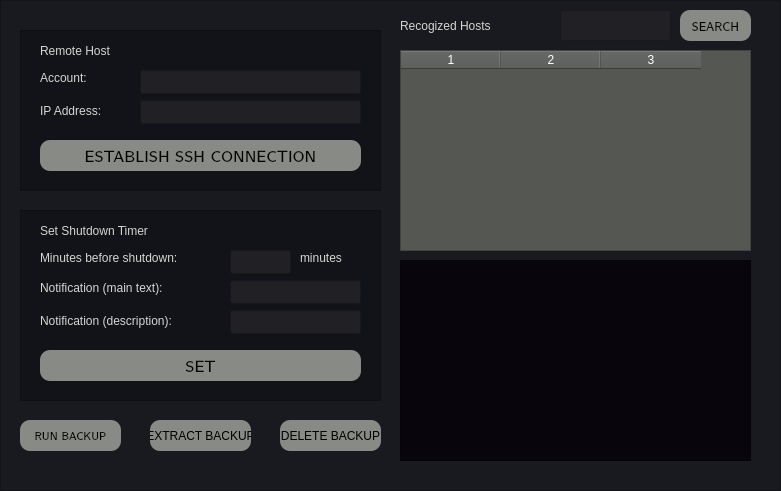
   <widget class="QFrame" name="remotetoolsFrame">
    <property name="geometry">
     <rect>
      <x>250</x>
      <y>90</y>
      <width>781</width>
      <height>491</height>
     </rect>
    </property>
    <property name="styleSheet">
     <string notr="true">background-color: #191a1f</string>
    </property>
    <property name="frameShape">
     <enum>QFrame::StyledPanel</enum>
    </property>
    <property name="frameShadow">
     <enum>QFrame::Raised</enum>
    </property>
    <widget class="QFrame" name="remoteShutdown">
     <property name="geometry">
      <rect>
       <x>20</x>
       <y>210</y>
       <width>361</width>
       <height>191</height>
      </rect>
     </property>
     <property name="styleSheet">
      <string notr="true">background-color: #121318</string>
     </property>
     <property name="frameShape">
      <enum>QFrame::StyledPanel</enum>
     </property>
     <property name="frameShadow">
      <enum>QFrame::Raised</enum>
     </property>
     <widget class="QLabel" name="remoteshutdownHeader">
      <property name="geometry">
       <rect>
        <x>20</x>
        <y>10</y>
        <width>211</width>
        <height>21</height>
       </rect>
      </property>
      <property name="styleSheet">
       <string notr="true">font: 16pt &quot;Latin Modern Sans&quot;;
color: rgb(211, 215, 207)</string>
      </property>
      <property name="text">
       <string>Set Shutdown Timer</string>
      </property>
     </widget>
     <widget class="QLabel" name="remoteminutesbsLabel">
      <property name="geometry">
       <rect>
        <x>20</x>
        <y>40</y>
        <width>191</width>
        <height>16</height>
       </rect>
      </property>
      <property name="styleSheet">
       <string notr="true">font: 12pt &quot;Latin Modern Sans&quot;;
color: rgb(211, 215, 207)</string>
      </property>
      <property name="text">
       <string>Minutes before shutdown: </string>
      </property>
     </widget>
     <widget class="QLabel" name="remotenotifmainLabel">
      <property name="geometry">
       <rect>
        <x>20</x>
        <y>70</y>
        <width>191</width>
        <height>16</height>
       </rect>
      </property>
      <property name="styleSheet">
       <string notr="true">font: 12pt &quot;Latin Modern Sans&quot;;
color: rgb(211, 215, 207)</string>
      </property>
      <property name="text">
       <string>Notification (main text):</string>
      </property>
     </widget>
     <widget class="QLabel" name="remotenotifdescLabel">
      <property name="geometry">
       <rect>
        <x>20</x>
        <y>100</y>
        <width>191</width>
        <height>21</height>
       </rect>
      </property>
      <property name="styleSheet">
       <string notr="true">font: 12pt &quot;Latin Modern Sans&quot;;
color: rgb(211, 215, 207)</string>
      </property>
      <property name="text">
       <string>Notification (description):</string>
      </property>
     </widget>
     <widget class="QLineEdit" name="remoteminutesLine">
      <property name="geometry">
       <rect>
        <x>210</x>
        <y>40</y>
        <width>61</width>
        <height>24</height>
       </rect>
      </property>
      <property name="styleSheet">
       <string notr="true">font: 12pt &quot;Latin Modern Sans&quot;;
background-color: #212025;
color: rgb(255,255,255)</string>
      </property>
     </widget>
     <widget class="QLineEdit" name="remotenotifmainLine">
      <property name="geometry">
       <rect>
        <x>210</x>
        <y>70</y>
        <width>131</width>
        <height>24</height>
       </rect>
      </property>
      <property name="styleSheet">
       <string notr="true">font: 12pt &quot;Latin Modern Sans&quot;;
background-color: #212025;
color: rgb(255,255,255)</string>
      </property>
     </widget>
     <widget class="QLineEdit" name="remotenotifdescLine">
      <property name="geometry">
       <rect>
        <x>210</x>
        <y>100</y>
        <width>131</width>
        <height>24</height>
       </rect>
      </property>
      <property name="styleSheet">
       <string notr="true">font: 12pt &quot;Latin Modern Sans&quot;;
background-color: #212025;
color: rgb(255,255,255)</string>
      </property>
     </widget>
     <widget class="QLabel" name="remoteminutesLabel">
      <property name="geometry">
       <rect>
        <x>280</x>
        <y>40</y>
        <width>61</width>
        <height>16</height>
       </rect>
      </property>
      <property name="styleSheet">
       <string notr="true">font: 12pt &quot;Latin Modern Sans&quot;;
color: rgb(211, 215, 207)</string>
      </property>
      <property name="text">
       <string>minutes</string>
      </property>
     </widget>
     <widget class="QPushButton" name="remotesetshutdowntimerButton">
      <property name="geometry">
       <rect>
        <x>20</x>
        <y>140</y>
        <width>321</width>
        <height>31</height>
       </rect>
      </property>
      <property name="font">
       <font>
        <family>Latin Modern Sans</family>
        <pointsize>12</pointsize>
        <weight>10</weight>
        <italic>false</italic>
        <bold>false</bold>
        <kerning>true</kerning>
       </font>
      </property>
      <property name="styleSheet">
       <string notr="true">QPushButton#remotesetshutdowntimerButton{
background-color: rgb(136, 138, 133);
font: 87 12pt &quot;Latin Modern Sans&quot;;
color: rgb(0, 0, 0);
border-style: outset;
border-radius: 10px;
}

QPushButton#remotesetshutdowntimerButton:hover{
background-color: #c237b6;
color: rgb(255, 255, 255);
}
</string>
      </property>
      <property name="text">
       <string>SET</string>
      </property>
     </widget>
    </widget>
    <widget class="QFrame" name="remoteHost">
     <property name="geometry">
      <rect>
       <x>20</x>
       <y>30</y>
       <width>361</width>
       <height>161</height>
      </rect>
     </property>
     <property name="styleSheet">
      <string notr="true">background-color: #121318</string>
     </property>
     <property name="frameShape">
      <enum>QFrame::StyledPanel</enum>
     </property>
     <property name="frameShadow">
      <enum>QFrame::Raised</enum>
     </property>
     <widget class="QLabel" name="remotehostHeader">
      <property name="geometry">
       <rect>
        <x>20</x>
        <y>10</y>
        <width>161</width>
        <height>21</height>
       </rect>
      </property>
      <property name="styleSheet">
       <string notr="true">font: 16pt &quot;Latin Modern Sans&quot;;
color: rgb(211, 215, 207)</string>
      </property>
      <property name="text">
       <string>Remote Host</string>
      </property>
     </widget>
     <widget class="QLabel" name="remoteaccountLabel">
      <property name="geometry">
       <rect>
        <x>20</x>
        <y>40</y>
        <width>91</width>
        <height>16</height>
       </rect>
      </property>
      <property name="styleSheet">
       <string notr="true">font: 12pt &quot;Latin Modern Sans&quot;;
color: rgb(211, 215, 207)</string>
      </property>
      <property name="text">
       <string>Account:</string>
      </property>
     </widget>
     <widget class="QLabel" name="remoteipaddressLabel">
      <property name="geometry">
       <rect>
        <x>20</x>
        <y>70</y>
        <width>91</width>
        <height>21</height>
       </rect>
      </property>
      <property name="styleSheet">
       <string notr="true">font: 12pt &quot;Latin Modern Sans&quot;;
color: rgb(211, 215, 207)</string>
      </property>
      <property name="text">
       <string>IP Address:</string>
      </property>
     </widget>
     <widget class="QLineEdit" name="remoteipaddressLine">
      <property name="geometry">
       <rect>
        <x>120</x>
        <y>70</y>
        <width>221</width>
        <height>24</height>
       </rect>
      </property>
      <property name="styleSheet">
       <string notr="true">font: 12pt &quot;Latin Modern Sans&quot;;
background-color: #212025;
color: rgb(255,255,255)</string>
      </property>
     </widget>
     <widget class="QPushButton" name="establishsshButton">
      <property name="geometry">
       <rect>
        <x>20</x>
        <y>110</y>
        <width>321</width>
        <height>31</height>
       </rect>
      </property>
      <property name="font">
       <font>
        <family>Latin Modern Sans</family>
        <pointsize>12</pointsize>
        <weight>10</weight>
        <italic>false</italic>
        <bold>false</bold>
        <kerning>true</kerning>
       </font>
      </property>
      <property name="styleSheet">
       <string notr="true">QPushButton#establishsshButton{
background-color: rgb(136, 138, 133);
font: 87 12pt &quot;Latin Modern Sans&quot;;
color: rgb(0, 0, 0);
border-style: outset;
border-radius: 10px;
}

QPushButton#establishsshButton:hover{
background-color: #c237b6;
color: rgb(255, 255, 255);
}
</string>
      </property>
      <property name="text">
       <string>ESTABLISH SSH CONNECTION</string>
      </property>
     </widget>
     <widget class="QLineEdit" name="remoteaccountLine">
      <property name="geometry">
       <rect>
        <x>120</x>
        <y>40</y>
        <width>221</width>
        <height>24</height>
       </rect>
      </property>
      <property name="styleSheet">
       <string notr="true">font: 12pt &quot;Latin Modern Sans&quot;;
background-color: #212025;
color: rgb(255,255,255)</string>
      </property>
     </widget>
    </widget>
    <widget class="QPushButton" name="remotedeletebackupButton">
     <property name="geometry">
      <rect>
       <x>280</x>
       <y>420</y>
       <width>101</width>
       <height>31</height>
      </rect>
     </property>
     <property name="styleSheet">
      <string notr="true">QPushButton#remotedeletebackupButton{
background-color: rgb(136, 138, 133);
font: 87 7.5pt &quot;Latin Modern Sans&quot;;
color: rgb(0, 0, 0);
border-style: outset;
border-radius: 10px;
}

QPushButton#remotedeletebackupButton:hover{
background-color: #e1184d;
color: rgb(255, 255, 255);
}
</string>
     </property>
     <property name="text">
      <string>DELETE BACKUP</string>
     </property>
    </widget>
    <widget class="QPushButton" name="remoteextractbackupButton">
     <property name="geometry">
      <rect>
       <x>150</x>
       <y>420</y>
       <width>101</width>
       <height>31</height>
      </rect>
     </property>
     <property name="styleSheet">
      <string notr="true">QPushButton#remoteextractbackupButton{
background-color: rgb(136, 138, 133);
font: 87 7.5pt &quot;Latin Modern Sans&quot;;
color: rgb(0, 0, 0);
border-style: outset;
border-radius: 10px;
}

QPushButton#remoteextractbackupButton:hover{
background-color: #2da576;
color: rgb(255, 255, 255);
}
</string>
     </property>
     <property name="text">
      <string>EXTRACT BACKUP</string>
     </property>
    </widget>
    <widget class="QPushButton" name="remoterunbackupButton">
     <property name="geometry">
      <rect>
       <x>20</x>
       <y>420</y>
       <width>101</width>
       <height>31</height>
      </rect>
     </property>
     <property name="font">
      <font>
       <family>Latin Modern Sans</family>
       <pointsize>8</pointsize>
       <weight>10</weight>
       <italic>false</italic>
       <bold>false</bold>
       <kerning>true</kerning>
      </font>
     </property>
     <property name="styleSheet">
      <string notr="true">QPushButton#remoterunbackupButton{
background-color: rgb(136, 138, 133);
font: 87 7.5pt &quot;Latin Modern Sans&quot;;
color: rgb(0, 0, 0);
border-style: outset;
border-radius: 10px;
}

QPushButton#remoterunbackupButton:hover{
background-color: #1483fe;
color: rgb(255, 255, 255);
}
</string>
     </property>
     <property name="text">
      <string>RUN BACKUP</string>
     </property>
    </widget>
    <widget class="QLabel" name="availabledevicesHeader">
     <property name="geometry">
      <rect>
       <x>400</x>
       <y>10</y>
       <width>161</width>
       <height>31</height>
      </rect>
     </property>
     <property name="styleSheet">
      <string notr="true">font: 16pt &quot;Latin Modern Sans&quot;;
color: rgb(211, 215, 207)</string>
     </property>
     <property name="text">
      <string>Recogized Hosts</string>
     </property>
    </widget>
    <widget class="QTableWidget" name="hostsTable">
     <property name="geometry">
      <rect>
       <x>400</x>
       <y>50</y>
       <width>351</width>
       <height>201</height>
      </rect>
     </property>
     <property name="sizePolicy">
      <sizepolicy hsizetype="Expanding" vsizetype="Ignored">
       <horstretch>0</horstretch>
       <verstretch>0</verstretch>
      </sizepolicy>
     </property>
     <property name="styleSheet">
      <string notr="true">background-color: rgb(85, 87, 83);
color: white;
font: 10pt &quot;Latin Modern Sans&quot;;</string>
     </property>
     <property name="editTriggers">
      <set>QAbstractItemView::SelectedClicked</set>
     </property>
     <property name="rowCount">
      <number>0</number>
     </property>
     <property name="columnCount">
      <number>3</number>
     </property>
     <column/>
     <column/>
     <column/>
    </widget>
    <widget class="QPlainTextEdit" name="hostinformationTextEdit">
     <property name="geometry">
      <rect>
       <x>400</x>
       <y>260</y>
       <width>351</width>
       <height>201</height>
      </rect>
     </property>
     <property name="font">
      <font>
       <family>Courier 10 Pitch</family>
       <pointsize>10</pointsize>
       <weight>50</weight>
       <italic>false</italic>
       <bold>false</bold>
      </font>
     </property>
     <property name="styleSheet">
      <string notr="true">background-color: rgb(8, 5, 13);
color: rgb(211, 215, 207);
font: 10pt &quot;Courier 10 Pitch&quot;;</string>
     </property>
     <property name="plainText">
      <string/>
     </property>
    </widget>
    <widget class="QPushButton" name="searchhostsButton">
     <property name="geometry">
      <rect>
       <x>680</x>
       <y>10</y>
       <width>71</width>
       <height>31</height>
      </rect>
     </property>
     <property name="font">
      <font>
       <family>Latin Modern Sans</family>
       <pointsize>9</pointsize>
       <weight>10</weight>
       <italic>false</italic>
       <bold>false</bold>
       <kerning>true</kerning>
      </font>
     </property>
     <property name="styleSheet">
      <string notr="true">QPushButton#searchhostsButton{
background-color: rgb(136, 138, 133);
font: 87 9pt &quot;Latin Modern Sans&quot;;
color: rgb(0, 0, 0);
border-style: outset;
border-radius: 10px;
}

QPushButton#searchhostsButton:hover{
background-color: #c237b6;
color: rgb(255, 255, 255);
}
</string>
     </property>
     <property name="text">
      <string>SEARCH</string>
     </property>
    </widget>
    <widget class="QLineEdit" name="interfaceLine">
     <property name="geometry">
      <rect>
       <x>560</x>
       <y>10</y>
       <width>111</width>
       <height>31</height>
      </rect>
     </property>
     <property name="styleSheet">
      <string notr="true">font: 12pt &quot;Latin Modern Sans&quot;;
background-color: #212025;
color: rgb(255,255,255)</string>
     </property>
    </widget>
   </widget>
